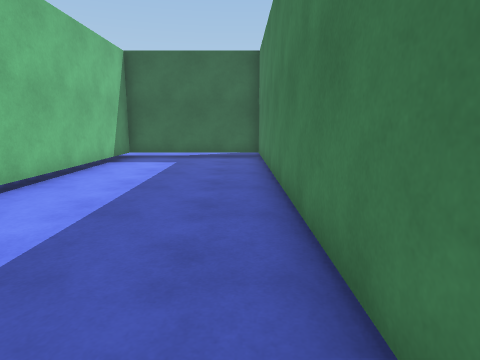
view 1 (above)

24 first-person views from a walk through a scene from a Unity 3-D project. The camera is 1.3 m above the floor, tilts 10° down and sees 75° across. The floor is counted in squares, 1 m on a side. Each view is taken from the middle of a square. On the plan, view 1 faces up. The plan holds only what a view shows up to about 14 squares ahead; the rest is blank. The place goes on beyond the plan. The player character is not drawn.

view 2
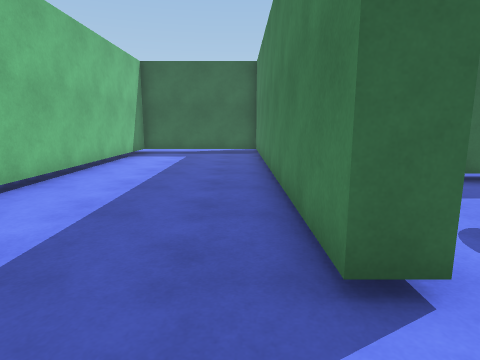

view 3
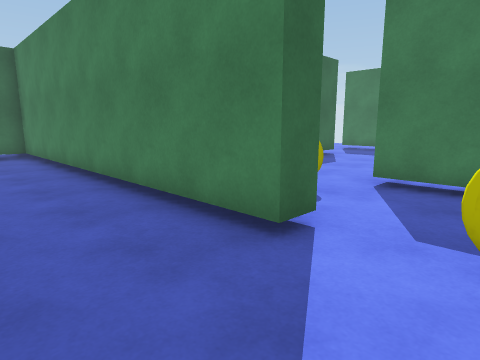

view 4
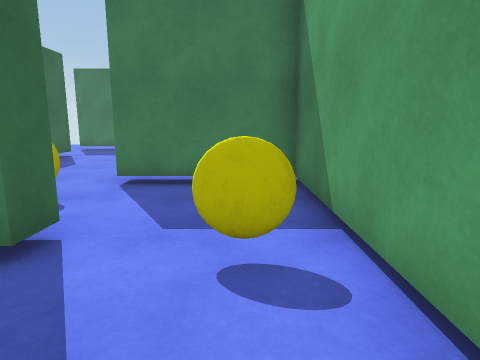

view 5
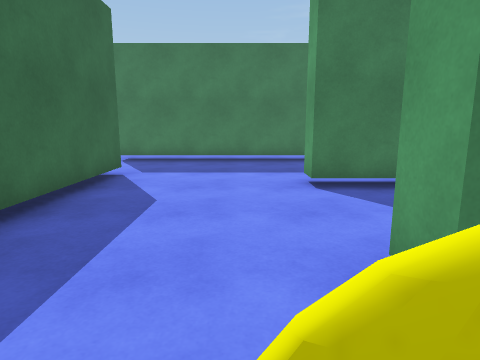

view 6
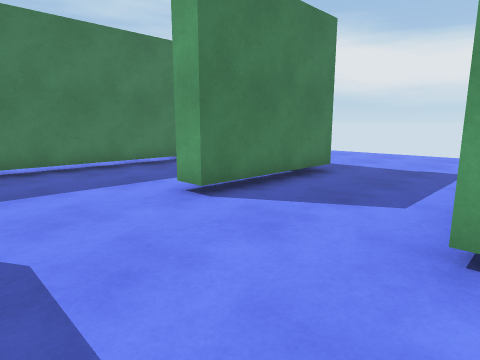

view 7
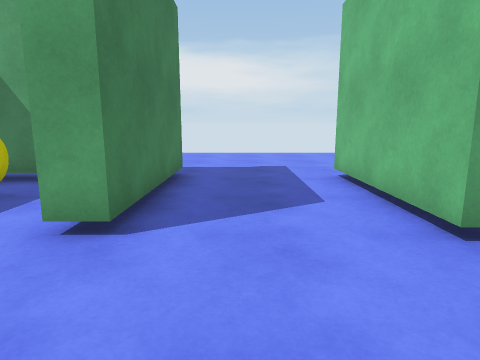

view 8
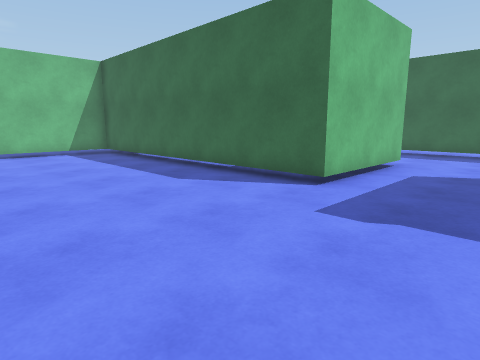

view 9
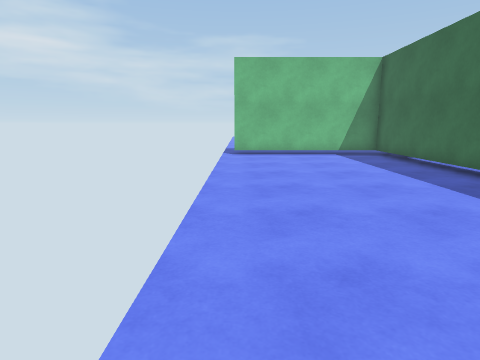

view 10
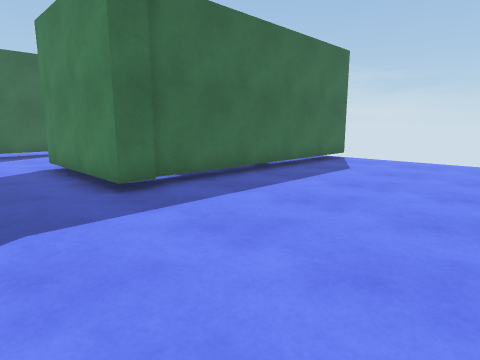

view 11
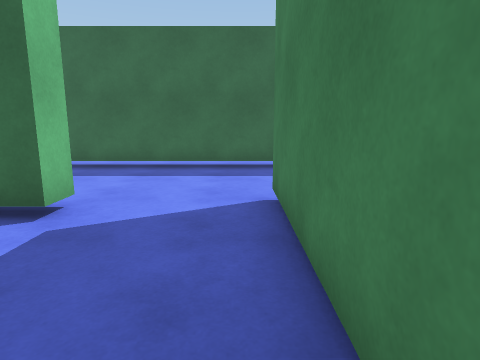

view 12
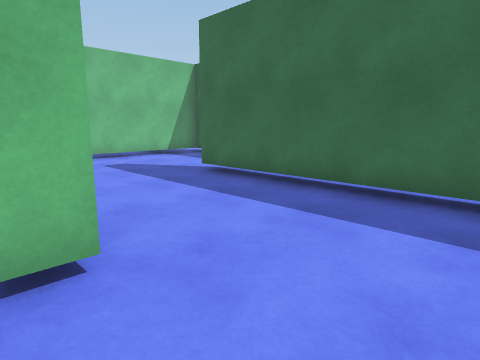

view 13
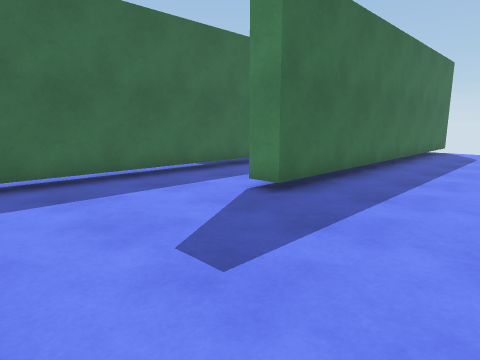

view 14
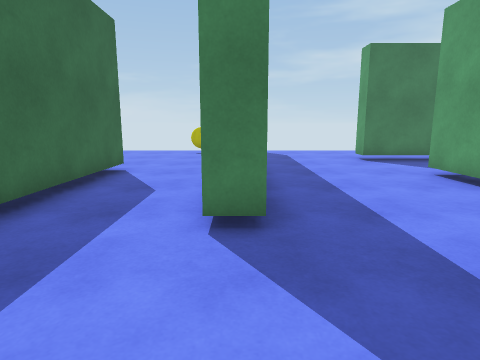

view 15
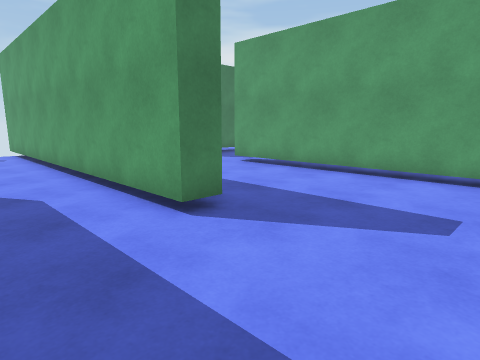

view 16
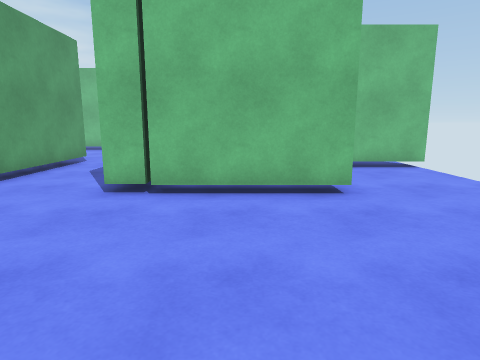

view 17
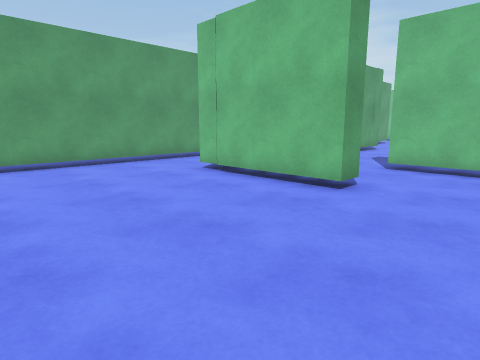

view 18
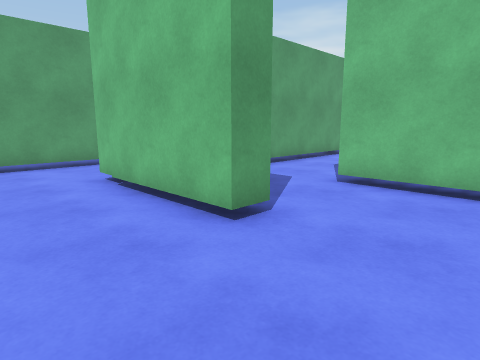

view 19
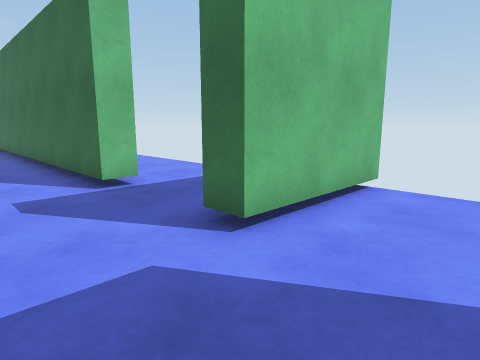

view 20
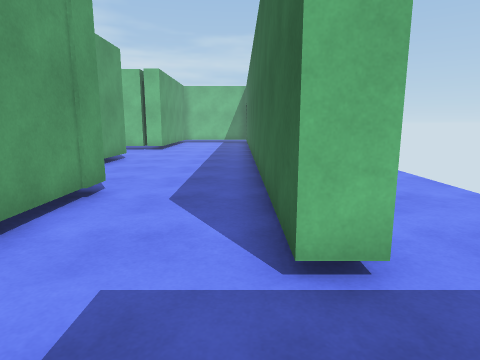

view 21
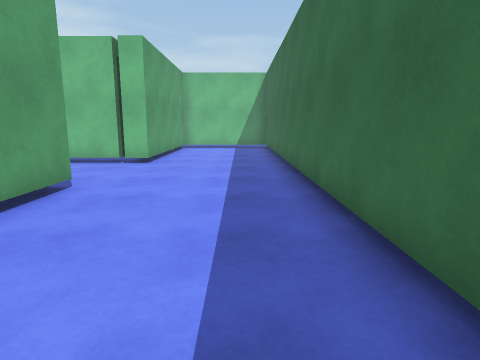

view 22
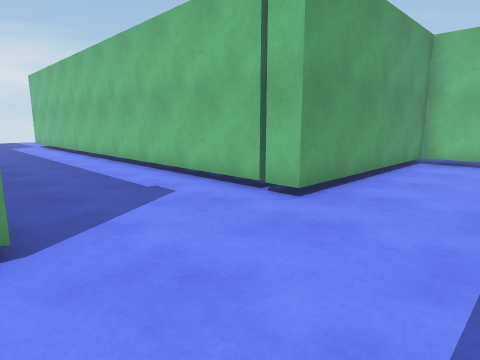

view 23
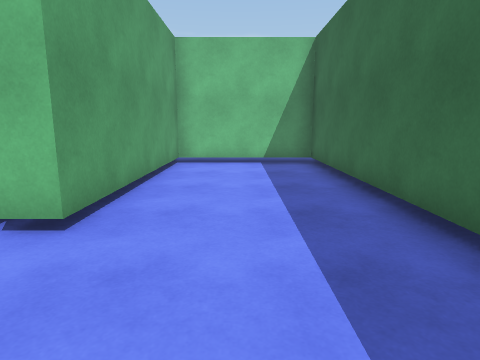

view 24
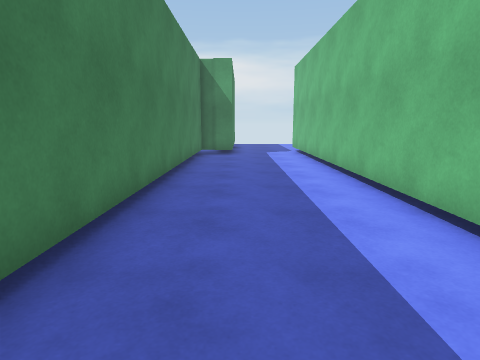

### Floor plan
Key: @ floor where view 1 was taken; # wall or solid block; . floor; T thing the floor can be seen under or through.
Columns run from 17 left of view 1 to 18 right of it. Each row starts with its distance up from view 1.
 23                          T
 22                   ....  .T........ .
 21                   ..... .T.........
 20                    ......T..........
 19 ######################...T...T......
 18 #............................T......
 17 #............................T......
 16 #............................T.....
 15 #.................###########T.....
 14 ########..........# ...............
 13        #....####### ...............
 12       .#....#.....#.................
 11       .#....#.....#.....#TTTTTTTTTT#
 10        #....#.....#.................
  9        #....#.....#.................
  8        #....#.....# ...............
  7        #....#.....#. ..............
  6        #....#.....#  ########...T..
  5        #....#.....#  ########...T..
  4        #....#.....#  ...........T..
  3        #....#.....# ............T..
  2        #....# ....# ............T..
  1        #....# ....#.............T..
  0        #....#  ..@....#....#....T..
 -1        #....#   ......#....#....T.
 -2        #....#  . ...  #....#....T.
 -3        #..###    ######....#####
 -4            ############....#########
 -5            #........................
 -6            #........................
 -7            #........................
 -8            #........................
 -9            #........................
-10            #.................

Where each view was taken, in squares from view 1:
view 1: 0 up, 0 right, facing up
view 2: 2 down, 0 right, facing up
view 3: 2 down, 2 left, facing up-right
view 4: 2 down, 2 left, facing right
view 5: 2 up, 3 right, facing right
view 6: 4 up, 5 right, facing down-right
view 7: 4 up, 8 right, facing down
view 8: 10 down, 9 right, facing up-left
view 9: 10 down, 8 right, facing left
view 10: 10 down, 7 right, facing up-right
view 11: 1 up, 14 right, facing up
view 12: 5 up, 14 right, facing up-left
view 13: 7 up, 2 right, facing up-right
view 14: 11 up, 3 right, facing right
view 15: 14 up, 3 right, facing down-right
view 16: 17 up, 18 right, facing left
view 17: 22 up, 18 right, facing down-left
view 18: 22 up, 15 right, facing down-left
view 19: 16 up, 11 right, facing up-left
view 20: 18 up, 7 right, facing left
view 21: 17 up, 1 right, facing left
view 22: 17 up, 5 left, facing down-left
view 23: 16 up, 6 left, facing left
view 24: 11 up, 7 left, facing down
